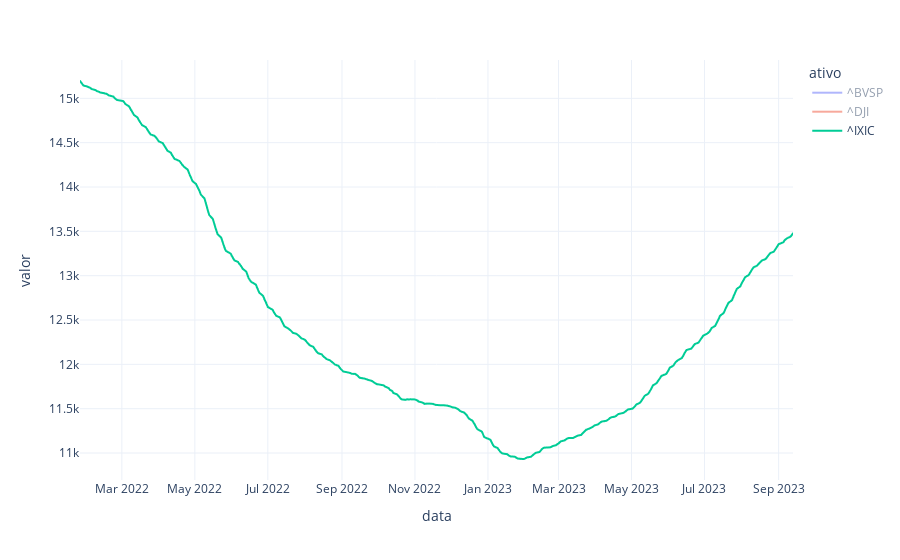

Source (notebook cell):
### Code cell
#Gráfico para média móvel
fig = px.line(df_close_movel90I, x = 'data', y = 'valor', color = 'ativo', template = 'plotly_white')
fig.show()

### Figure 1 — Plotly figure (JSON) as saved in the notebook; plotly's stock layout.template omitted (floating-point values rounded to 4 significant figures; data arrays with more than 128 entries replaced by an {"elided": "..."} marker saying what was removed)
{"data": [{"hovertemplate": "ativo=^BVSP<br>data=%{x}<br>valor=%{y}<extra></extra>", "legendgroup": "^BVSP", "line": {"color": "#636efa", "dash": "solid"}, "marker": {"symbol": "circle"}, "mode": "lines", "name": "^BVSP", "showlegend": true, "type": "scattergl", "visible": "legendonly", "x": {"elided": "397 str values"}, "xaxis": "x", "y": {"elided": "397 float values"}, "yaxis": "y"}, {"hovertemplate": "ativo=^DJI<br>data=%{x}<br>valor=%{y}<extra></extra>", "legendgroup": "^DJI", "line": {"color": "#EF553B", "dash": "solid"}, "marker": {"symbol": "circle"}, "mode": "lines", "name": "^DJI", "showlegend": true, "type": "scattergl", "visible": "legendonly", "x": {"elided": "397 str values"}, "xaxis": "x", "y": {"elided": "397 float values"}, "yaxis": "y"}, {"hovertemplate": "ativo=^IXIC<br>data=%{x}<br>valor=%{y}<extra></extra>", "legendgroup": "^IXIC", "line": {"color": "#00cc96", "dash": "solid"}, "marker": {"symbol": "circle"}, "mode": "lines", "name": "^IXIC", "showlegend": true, "type": "scattergl", "visible": true, "x": {"elided": "397 str values"}, "xaxis": "x", "y": {"elided": "397 float values"}, "yaxis": "y"}], "layout": {"autosize": true, "legend": {"title": {"text": "ativo"}, "tracegroupgap": 0}, "margin": {"t": 60}, "xaxis": {"anchor": "y", "autorange": true, "domain": [0, 1], "range": ["2022-01-25", "2023-09-13"], "title": {"text": "data"}, "type": "date"}, "yaxis": {"anchor": "x", "autorange": true, "domain": [0, 1], "range": [10700.0, 15430.0], "title": {"text": "valor"}, "type": "linear"}}}
